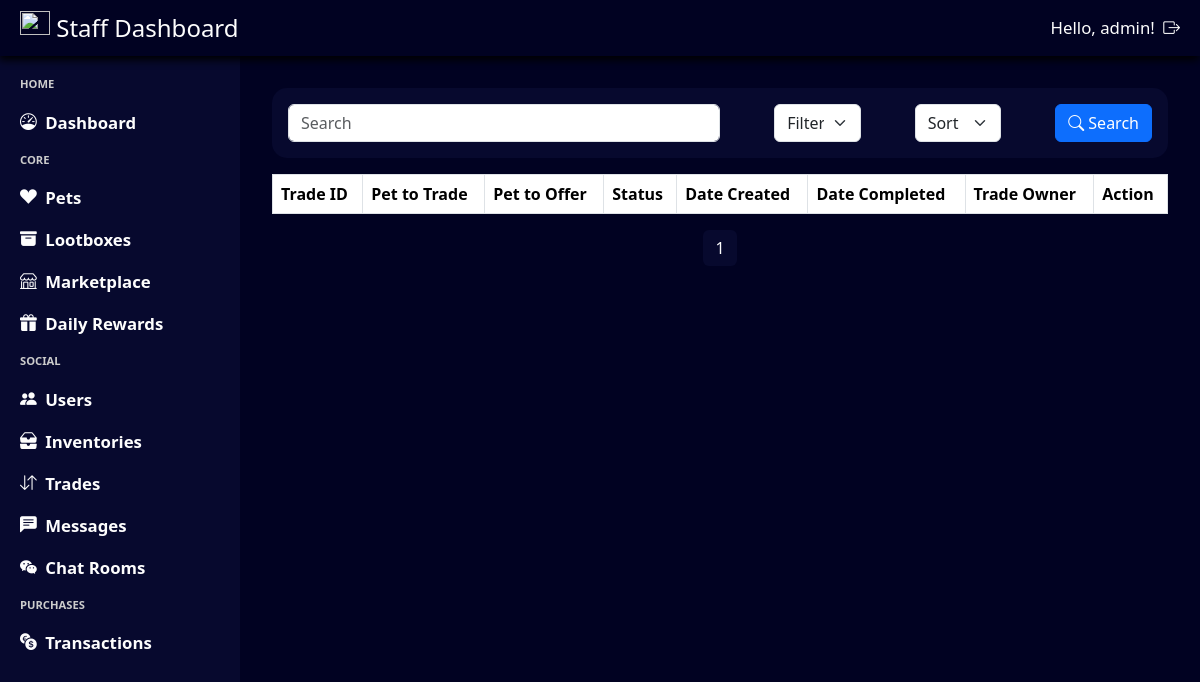
The app's page /staff/trades/ (signed in), older data.
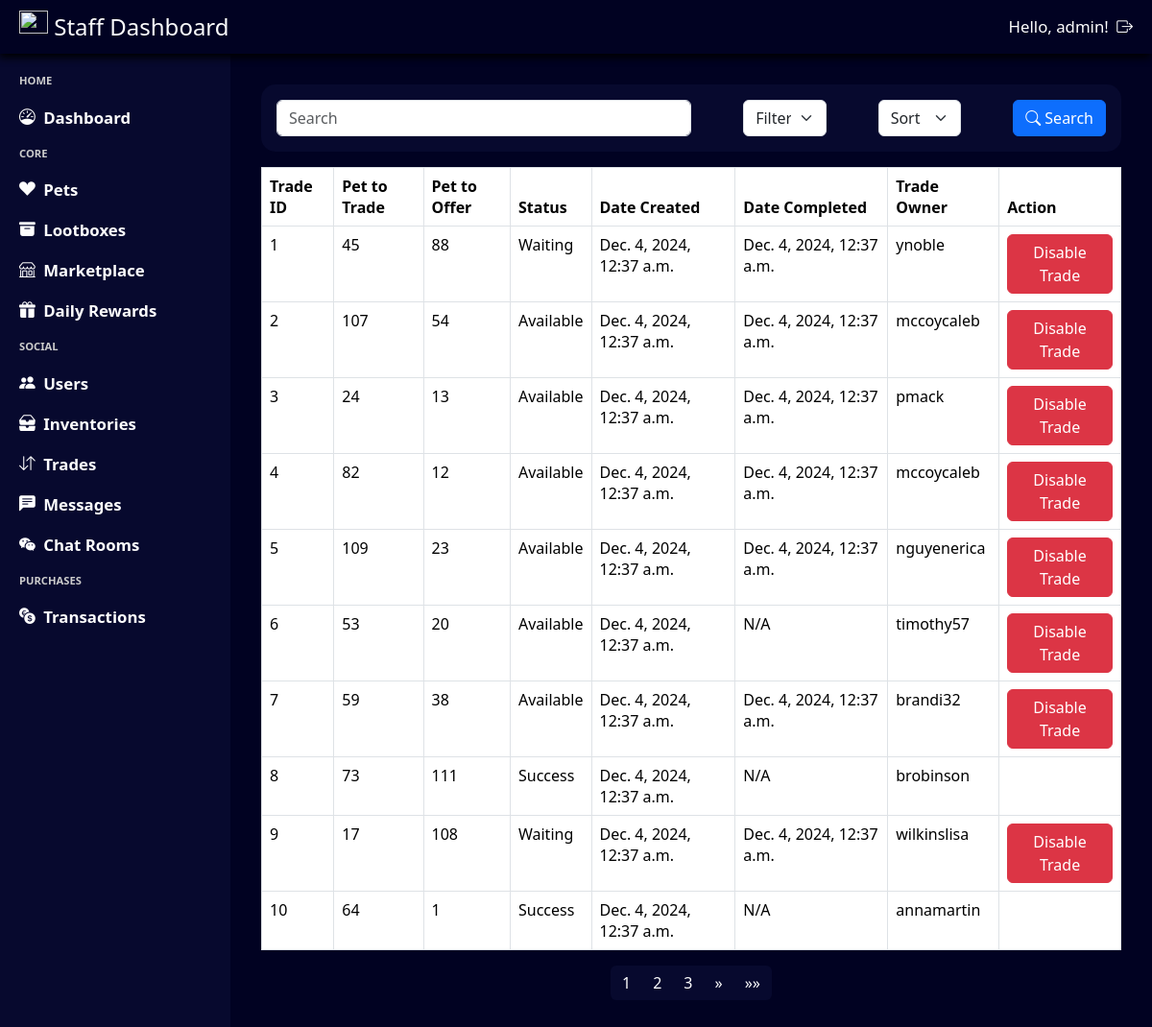
The same page, newer data.
### trading/models.py (models this page shows)
class Trade(models.Model):
    class TradeStatus(models.TextChoices):
        available = 'available', 'Available'
        waiting = 'waiting', 'Waiting'
        success = 'success', 'Success'
        closed = 'closed', 'Closed'
    pet_to_trade = models.ForeignKey(Inventory, on_delete=models.CASCADE, related_name='pet_to_trade')
    pet_to_offer = models.ForeignKey(Inventory, on_delete=models.CASCADE, related_name='pet_to_offer', null=True, blank=True)
    pet_preferences = models.JSONField(default=list, blank=True)
    status = models.CharField(choices=TradeStatus.choices, default=TradeStatus.available, max_length=20)
    date_created = models.DateTimeField(default=timezone.now)
    date_completed = models.DateTimeField(null=True, blank=True)

### inventory/models.py (models this page shows, shortened)
class Inventory(models.Model):
    class BusyValue(models.IntegerChoices):
        NOT_BUSY = 0, 'Not Busy'
        BUSY = 1, 'Busy'
        ON_MARKET = 2, 'On Market'
    pet_id = models.ForeignKey(Pet, on_delete=models.CASCADE, default=None, null=True, blank=True)
    owner_id = models.ForeignKey(User, on_delete=models.CASCADE)
    is_busy = models.IntegerField(choices=BusyValue.choices, default=BusyValue.NOT_BUSY)
    date_acquired = models.DateTimeField(default=timezone.now)

class Pet(models.Model):
    class Rarity(models.IntegerChoices):
        COMMON = 0, 'Common'
        UNCOMMON = 1, 'Uncommon'
        RARE = 2, 'Rare'
        MYTHICAL = 3, 'Mythical'
        LEGENDARY = 4, 'Legendary'
    pet_rate = models.FloatField(null=True, blank=True)
    pet_species = models.CharField(max_length=50)
    rarity = models.IntegerField(choices=Rarity.choices)
    pet_image = models.ImageField(upload_to='pets/', null=True, blank=True)

### admin_system/views.py (the view, shortened to what this page needs)
# urls.py: path('trades/', views.query_trades, name='query_trades'),
@login_required(login_url='admin_login')
@user_passes_test(login_url='admin_login', test_func=is_staff)
def query_trades(request):
    query = request.GET.get('search', '')
    filter_by = request.GET.get('filter', '')
    sort_by = request.GET.get('sort', '')
    trades = Trade.objects.all()
    if sort_by == 'descending':
        trades = trades.reverse()
    paginator = Paginator(trades, 10)  # Show 10 trades per page
    page_number = request.GET.get('page')
    page_obj = paginator.get_page(page_number)
    return render(request, 'staff_trades.html', {'page_obj': page_obj})

### admin_system/views.py (called while the page is built)
def is_staff(user):
    return user.is_staff

### base_template/context_processor.py (called while the page is built)
def profile_context(request):
    if request.user.is_authenticated:
        try:
            profile = Profile.objects.get(user = request.user)
            return {'navbar_profile': profile}
        except Profile.DoesNotExist:
            return {'navbar_profile': None}
    return {'navbar_profile': None}

### notification/context_processor.py (called while the page is built)
def notification_context(request):
    if request.user.is_authenticated:
        notifications = Notification.objects.filter(user=request.user, notif_status=Notification.Status.unread).count()
        return {'notifications': notifications}
    return {'notifications': 0}

### admin_system/templates/staff_trades.html (shortened to what this page needs)
{% extends "staff_template.html" %}
{% load static %}
{% block css %}
    <link rel="stylesheet" href="{% static 'staff_trades.css' %}"/>
{% endblock %}
{% block content %}
<div class="staff-trades-container">
    <form class="staff-trades-header" method="get" action="{% url 'query_trades' %}">
        <div id="search-container">
            <input type="text" name="search" class="form-control staff-trades-header-search" placeholder="Search" aria-label="Search" aria-describedby="basic-addon1">
        </div>
        <select name="filter" class="form-select staff-trades-header-filter" aria-label="Filter">
            <option value="trade_id" selected>Filter by: Trade ID</option>
        </select>
        <select name="sort" class="form-select staff-trades-header-sort" aria-label="Sort">
            <option value="" selected disabled>Sort by:</option>
        </select>
        <button class="btn btn-primary staff-trades-header-button" id="staff-trades-header-button-search">
            <i class="bi bi-search"></i>
            Search
        </button>
    </form>
    <table class="table table-bordered">
        <thead>
            <tr>
                <th>Trade ID</th>
                <th>Pet to Trade</th>
                <th>Pet to Offer</th>
                <th>Status</th>
                <th>Date Created</th>
                <th>Date Completed</th>
                <th>Trade Owner</th>
                <th>Action</th>
            </tr>
        </thead>
        <tbody>
            {% for trade in page_obj %}
            <tr>
                <td>{{ trade.id }}</td>
                <td>{{ trade.pet_to_trade.pet_id.id }}</td>
                <td>{% if trade.pet_to_offer %}{{ trade.pet_to_offer.pet_id.id }}{% else %}N/A{% endif %}</td>
                <td>{{ trade.get_status_display }}</td>
                <td>{{ trade.date_created }}</td>
                <td>{% if trade.date_completed %}{{ trade.date_completed }}{% else %}N/A{% endif %}</td>
                <td>{{ trade.pet_to_trade.owner_id.username }}</td>
                <td>
                    {% if trade.get_status_display != "Success" %}
                        <button type="button" class="btn btn-danger" data-toggle="modal" data-target="#disableTradeModal{{ trade.id }}">Disable Trade</button>
                    {% endif %}
                </td>
            </tr>
            {% endfor %}
        </tbody>
    </table>
    <nav aria-label="Page navigation">
        <ul class="pagination">
            {% for num in page_obj.paginator.page_range %}
                {% if page_obj.number == num %}
                    <li class="page-item active"><a class="page-link" href="#">{{ num }}</a></li>
                {% elif num > page_obj.number|add:'-3' and num < page_obj.number|add:'3' %}
                    <li class="page-item"><a class="page-link" href="?page={{ num }}">{{ num }}</a></li>
                {% endif %}
            {% endfor %}
            {% if page_obj.has_next %}
            <li class="page-item">
                <a class="page-link" href="?page={{ page_obj.next_page_number }}" aria-label="Next">
                    <span aria-hidden="true">&raquo;</span>
                </a>
            </li>
            <li class="page-item">
                <a class="page-link" href="?page={{ page_obj.paginator.num_pages }}" aria-label="Last">
                    <span aria-hidden="true">&raquo;&raquo;</span>
                </a>
            </li>
            {% endif %}
        </ul>
    </nav>
</div>
{% endblock %}

Row changes from the older to the newer data that the page shows:
added Trade: id "1", pet_to_trade.pet_id.id "45", pet_to_offer.pet_id.id "88", status "Waiting", date_created "Dec. 4, 2024, 12:37 a.m.", date_completed "Dec. 4, 2024, 12:37 a.m.", pet_to_trade.owner_id.username "ynoble"
added Trade: id "2", pet_to_trade.pet_id.id "107", pet_to_offer.pet_id.id "54", status "Available", date_created "Dec. 4, 2024, 12:37 a.m.", date_completed "Dec. 4, 2024, 12:37 a.m.", pet_to_trade.owner_id.username "mccoycaleb"
added Trade: id "3", pet_to_trade.pet_id.id "24", pet_to_offer.pet_id.id "13", status "Available", date_created "Dec. 4, 2024, 12:37 a.m.", date_completed "Dec. 4, 2024, 12:37 a.m.", pet_to_trade.owner_id.username "pmack"
added Trade: id "4", pet_to_trade.pet_id.id "82", pet_to_offer.pet_id.id "12", status "Available", date_created "Dec. 4, 2024, 12:37 a.m.", date_completed "Dec. 4, 2024, 12:37 a.m.", pet_to_trade.owner_id.username "mccoycaleb"
added Trade: id "5", pet_to_trade.pet_id.id "109", pet_to_offer.pet_id.id "23", status "Available", date_created "Dec. 4, 2024, 12:37 a.m.", date_completed "Dec. 4, 2024, 12:37 a.m.", pet_to_trade.owner_id.username "nguyenerica"
added Trade: id "6", pet_to_trade.pet_id.id "53", pet_to_offer.pet_id.id "20", status "Available", date_created "Dec. 4, 2024, 12:37 a.m.", shows "N/A", pet_to_trade.owner_id.username "timothy57"
added Trade: id "7", pet_to_trade.pet_id.id "59", pet_to_offer.pet_id.id "38", status "Available", date_created "Dec. 4, 2024, 12:37 a.m.", date_completed "Dec. 4, 2024, 12:37 a.m.", pet_to_trade.owner_id.username "brandi32"
added Trade: id "8", pet_to_trade.pet_id.id "73", pet_to_offer.pet_id.id "111", status "Success", date_created "Dec. 4, 2024, 12:37 a.m.", shows "N/A", pet_to_trade.owner_id.username "brobinson"
added Trade: id "9", pet_to_trade.pet_id.id "17", pet_to_offer.pet_id.id "108", status "Waiting", date_created "Dec. 4, 2024, 12:37 a.m.", date_completed "Dec. 4, 2024, 12:37 a.m.", pet_to_trade.owner_id.username "wilkinslisa"
added Trade: id "10", pet_to_trade.pet_id.id "64", pet_to_offer.pet_id.id "1", status "Success", date_created "Dec. 4, 2024, 12:37 a.m.", shows "N/A", pet_to_trade.owner_id.username "annamartin"
Text that changed along with them:
new list line: "2"
new list line: "3"
